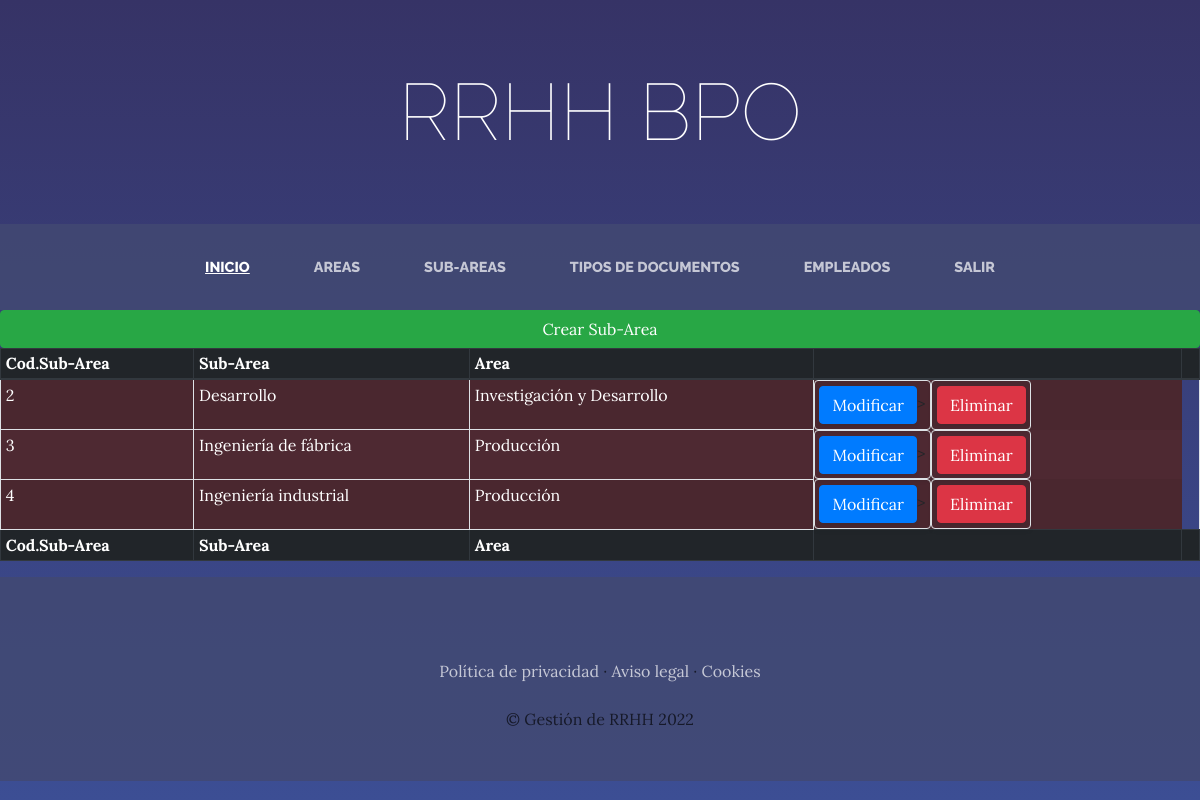
The page /Sub_Area (signed in) on the database its author committed.
### RRHH/models.py (models this page shows, shortened)
class SubAr(models.Model):
	SubArid = models.IntegerField(verbose_name="Cod.Sub-Area")
	SubArnom = models.CharField(max_length=50,verbose_name="Sub-Area")
	Areaid = models.ForeignKey(Areas, on_delete=models.RESTRICT,verbose_name="Area")
	class Meta:
		verbose_name='Sub-Area'
		verbose_name_plural='Sub-Areas'

class Areas(models.Model):
	Areaid = models.IntegerField(verbose_name="Cod.Area")
	Areanombre=models.CharField(max_length=50,verbose_name="Area")
	class Meta:
		verbose_name='Area'
		verbose_name_plural='Areas'
	def __str__(self):
		return self.Areanombre

### RRHH/views.py (the view)
# urls.py: path('Sub_Area',views.Sub_Area,name="Sub_Area"),
def Sub_Area(request):
	Subarsl = SubAr.objects.all()
	return render(request,"RRHH/Sub_Areas.html",{"Subars":Subarsl})

### RRHH/templates/RRHH/Sub_Areas.html (shortened to what this page needs)
{% extends "RRHH/base.html" %}
{% load static%}
{% block content %}
<a href="{% url 'Sareas_c' %}" class="btn btn-block btn-primary btn-success"> Crear Sub-Area</a>
<table id="dtBasicExample" class="table table-striped table-bordered table-sm" cellspacing="0" width="100%">
  <thead class="thead-dark">
    <tr>
      <th class="th-sm">Cod.Sub-Area</th>
      <th class="th-sm">Sub-Area</th>
      <th class="th-sm">Area</th>
      <th class="th-sm"></th>
      <th class="th-sm"></th>
  </thead>
  <tbody class="tbody-col">
	{% for Subar in Subars %}
	<tr>
      <td class="th-sm">{{Subar.SubArid}}</td>
      <td class="th-sm">{{Subar.SubArnom}}</td>
      <td class="th-sm">{{Subar.Areaid}}</td>
      <td class="btn"><a href="{% url 'Sareas_u' Subar.id%}" class="btn btn-xs btn-primary">Modificar</a>></td>
      <td class="btn"><a href="{% url 'Sareas_d' Subar.id %}" class="btn btn-xs btn-danger">Eliminar</a></td>
    </tr>
	{% endfor %}
	  </tbody>
  <tfoot thead class="thead-dark">
    <tr>
      <th class="th-sm">Cod.Sub-Area</th>
      <th class="th-sm">Sub-Area</th>
      <th class="th-sm">Area</th>
      <th class="th-sm"></th>
      <th class="th-sm"></th>
  </tfoot>
</table>
{% endblock %}

### RRHH/static/RRHH/css/gestion.css (style rules this page uses)
body { font-family: 'Lora'; background: linear-gradient(rgba(54,51,102,1), rgba(60,78,148,1)); background-attachment: fixed; background-position: center; background-size: cover; }
.table { text-decoration-color:white; }
.th-sm { color:white; }
.tbody-col { background-color: rgba(78, 41, 50, 1); }
.btn { box-shadow: 0px 3px 3px 0px rgba(33, 37, 41, 0.1); }

### rows shown on the page
SubAr: SubArid "2", SubArnom "Desarrollo", Areaid "Investigación y Desarrollo"
SubAr: SubArid "3", SubArnom "Ingeniería de fábrica", Areaid "Producción"
SubAr: SubArid "4", SubArnom "Ingeniería industrial", Areaid "Producción"
